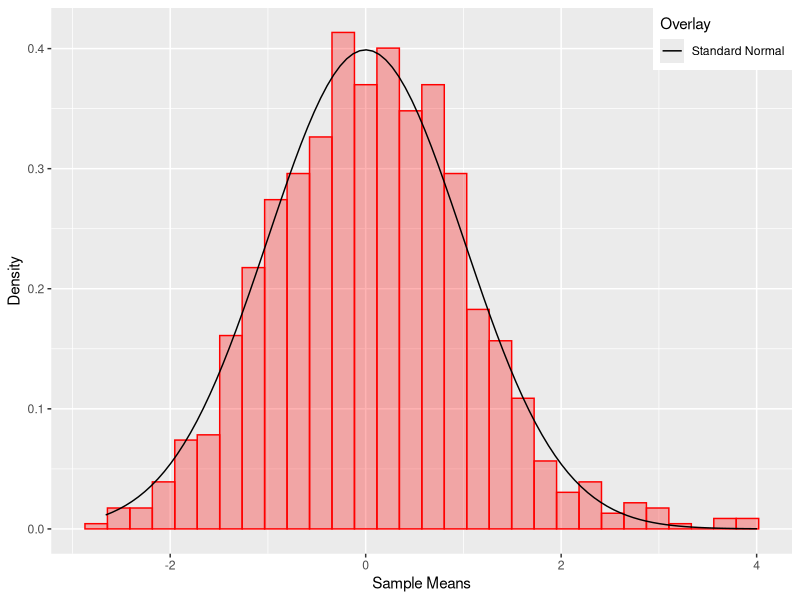

Write R code to recreate this figure.
## ---- chunk 1
# Load standard libraries
library("ggplot2")
library("dplyr")

# Set the seed for reproducibility
set.seed(1)

# Set graphics parameters
par(mfcol = c(1,1))
## ---- chunk 2
# Set lambda=0.2 for all our simulations
lambda <- 0.2
nosims <- 1000
sample_size <- 40

# Generate 1000 means of samples from the exponential distribution
sample_means = NULL
sample_vars = NULL
for (i in 1 : nosims) 
{
    sample <- rexp(sample_size, lambda)
    sample_means = c(sample_means, mean(sample))
    sample_vars = c(sample_vars, var(sample))
}
## ---- chunk 3
expected_mean <- 1 / lambda
sample_mean <- mean(sample_means)
c(expected_mean, sample_mean)
## ---- chunk 4
expected_variance <- (1 / lambda) ^ 2
sample_variance <- mean(sample_vars)
c(expected_variance, sample_variance)
## ---- chunk 5
expected_sd <- sqrt(expected_variance)

dfunc <- function(x) sqrt(sample_size) * (mean(x) - expected_mean) / expected_sd

sample_distribution = NULL
for (i in 1 : nosims) 
{
    sample <- rexp(sample_size, lambda)
    sample_distribution = c(sample_distribution, dfunc(sample))
}
## ---- chunk 6
sample_data <- tbl_df(data.frame(data = sample_distribution))
ggplot(sample_data) + 
    ylab("Density") +
    xlab("Sample Means") +
    geom_histogram(aes(x=data, y=..density..), color = "red", fill="red", alpha = 0.3) +
    stat_function(fun = dnorm, aes(colour = "black")) +
    scale_colour_identity("Overlay", guide="legend", labels = c("Standard Normal")) + 
    theme(legend.position=c(1, 1), legend.justification=c(1,1))
